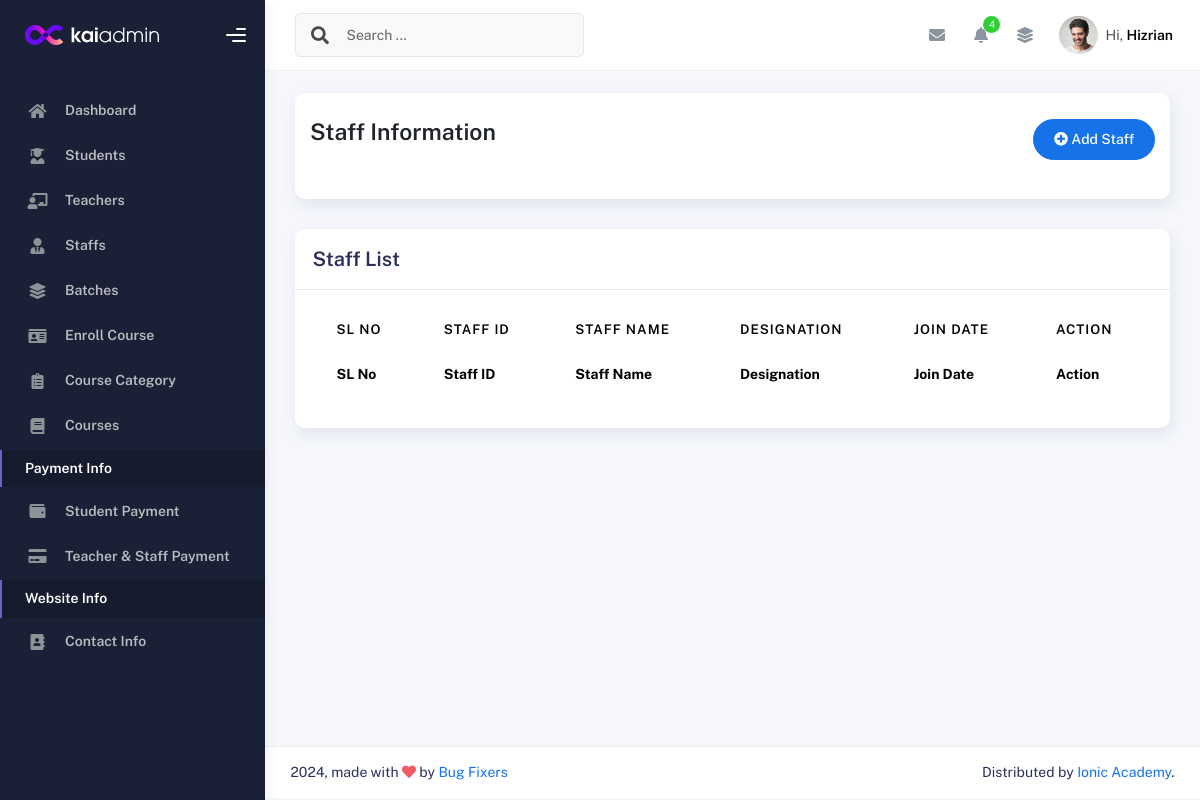
Page /stafflist/ (signed in) on the earlier database version.
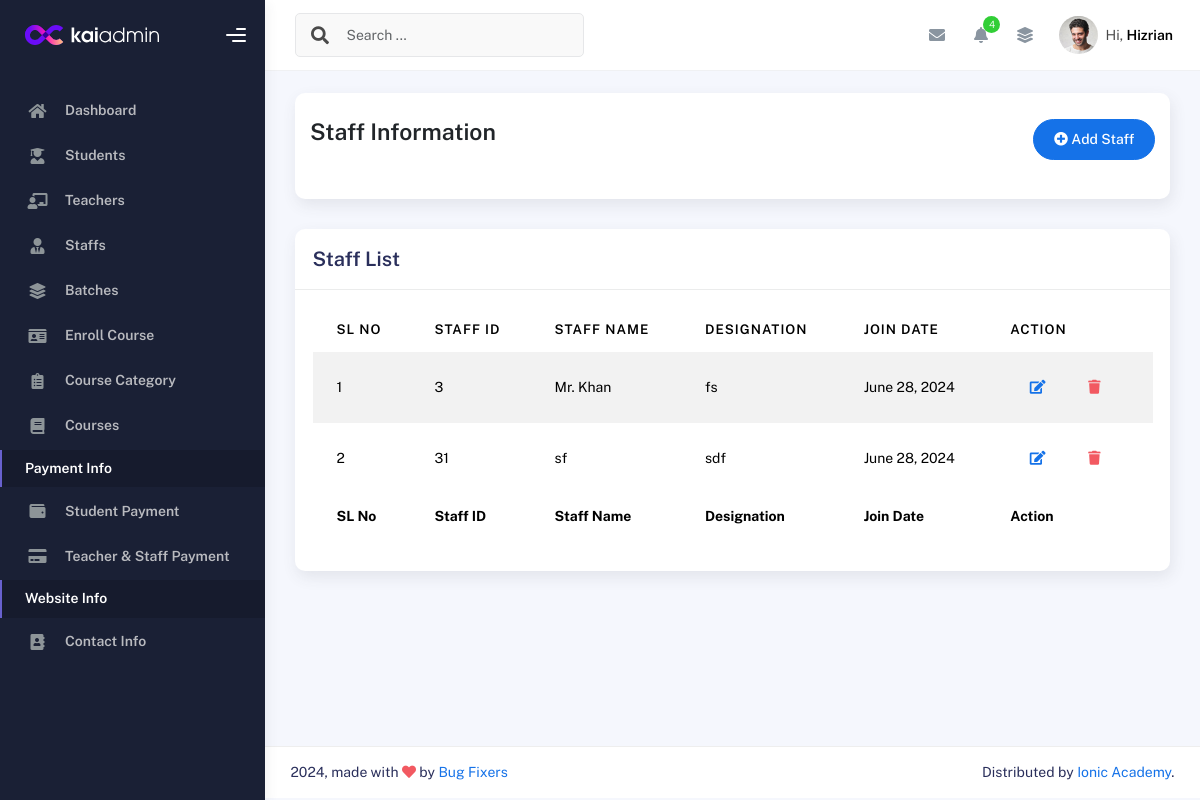
Same page on the later database version.
### IMSapp/models.py (models this page shows)
class StaffModel(models.Model):
    Imsuser=models.OneToOneField(IMSUserModel, on_delete=models.CASCADE,null=True)
    StaffName=models.CharField(max_length=150,null=True)
    EmployID=models.CharField(max_length=150,null=True)
    StaffDesignation=models.CharField(max_length=150,null=True)
    JoinDate = models.DateField(auto_now_add=True,null=True)
    StaffPhoto=models.ImageField(upload_to='media/staffphoto',null=True)

### IMSapp/staffviews.py (the view)
# urls.py: path('stafflist/',stafflist,name="stafflist"),
@login_required
def stafflist(request):
    staffdata = StaffModel.objects.all()
    staffdata={
        'staffdata':staffdata
    }
    return render(request,'staff/stafflist.html',staffdata)

### IMSapp/templates/staff/stafflist.html (shortened to what this page needs)
{% extends "profilemaster/master.html" %}
{% block content %}
<div class="col-sm-12 col-md-12">
    <div class="card card-stats card-round">
        <div class="card-body">
            <div class="d-flex align-items-left align-items-md-center flex-column flex-md-row pt-2 pb-4">
                <div>
                    <h3 class="fw-bold mb-3">Staff Information</h3>
                </div>
                <div class="ms-md-auto py-2 py-md-0">
                    <a href="{% url 'addstaff' %}" class="btn btn-primary btn-round"><i class="fas fa-plus-circle"></i> Add Staff</a>
                </div>
            </div>
        </div>
    </div>
</div>
<div class="col-md-12">
    <div class="card">
      <div class="card-header">
        <h4 class="card-title">Staff List</h4>
      </div>
      <div class="card-body">
        <div class="table-responsive">
          <table id="basic-datatables" class="display table table-striped table-hover">
            <thead>
              <tr>
                <th>SL No</th>
                <th>Staff ID</th>
                <th>Staff Name</th>
                <th>Designation</th>
                <th>Join Date</th>
                <th>Action</th>
              </tr>
            </thead>
            <tfoot>
              <tr>
                <th>SL No</th>
                <th>Staff ID</th>
                <th>Staff Name</th>
                <th>Designation</th>
                <th>Join Date</th>
                <th>Action</th>
              </tr>
            </tfoot>
            <tbody>
              {% for i in staffdata %}
              <tr>
                <td>{{forloop.counter}}</td>
                <td>{{i.EmployID}}</td>
                <td>{{i.StaffName}}</td>
                <td>{{i.StaffDesignation}}</td>
                <td>{{i.JoinDate}}</td>
                <td>
                  <a href="{% url 'editstaff' i.id %}" class="btn btn-link btn-primary btn-md">
                    <i class="fa fa-edit"></i>
                  </a>
                  <a href="{% url 'deletestaff' i.id %}" class="btn btn-link btn-danger btn-md">
                    <i class="fa fa-trash"></i>
                  </a>
                </td>
              </tr>
              {% endfor %}
            </tbody>
          </table>
        </div>
      </div>
    </div>
  </div>
{% endblock content %}

### IMSapp/templates/profilemaster/master.html (shortened to what this page needs)
{% load static %}
<!DOCTYPE html>
<html lang="en">
<head>
  <link rel="stylesheet" href="{% static 'profileassets/css/bootstrap.min.css' %}" />
  <link rel="stylesheet" href="{% static 'profileassets/css/plugins.min.css' %}" />
  <link rel="stylesheet" href="{% static 'profileassets/css/kaiadmin.min.css' %}" />
  <link rel="stylesheet" href="{% static 'profileassets/css/demo.css' %}" />
</head>
<body>
  <div class="wrapper">
    {% include 'profilemaster/sidebar.html' %}
    <div class="main-panel">
        {% include 'profilemaster/header.html' %}
    <div class="container">
      <div class="page-inner">
        {% block content %}
        {% endblock content %}
        </div>
      </div>
        {% include 'profilemaster/footer.html' %}
    </div>
  </div>
</body>
</html>

### IMSapp/templates/profilemaster/sidebar.html (shortened to what this page needs)
{% load static %}
<div class="sidebar" data-background-color="dark">
  <div class="sidebar-logo">
    <div class="logo-header" data-background-color="dark">
      <a href="index.html" class="logo">
        <img src="{% static 'profileassets/img/kaiadmin/logo_light.svg' %}" alt="navbar brand" class="navbar-brand"
          height="20" />
      </a>
      <div class="nav-toggle">
        <button class="btn btn-toggle toggle-sidebar">
          <i class="gg-menu-right"></i>
        </button>
      </div>
    </div>
  </div>
  <div class="sidebar-wrapper scrollbar scrollbar-inner">
    <div class="sidebar-content">
      <ul class="nav nav-secondary">
        <li class="nav-item">
          <a href="{% url 'dashboard' %}">
            <i class="fas fa-home"></i>
            <p>Dashboard</p>
          </a>
        </li>
        <li class="nav-item">
          <a href="{% url 'studentList' %}">
            <i class="fas fa-user-graduate"></i>
            <p>Students</p>
          </a>
        </li>
        <li class="nav-item">
          <a href="{% url 'teacherlist' %}">
            <i class="fas fa-chalkboard-teacher"></i>
            <p>Teachers</p>
          </a>
        </li>
        <li class="nav-item">
          <a href="{% url 'stafflist' %}">
            <i class="fas fa-user-tie"></i>
            <p>Staffs</p>
          </a>
        </li>
        <li class="nav-item {% if path == '/batchlist/' %}active{% endif %}">
          <a href="{% url 'batchlist' %}">
            <i class="fas fa-layer-group"></i>
            <p>Batches</p>
          </a>
        </li>
        <li class="nav-item">
          <a href="{% url 'enrollcourselist' %}">
            <i class="fas fa-id-card"></i>
            <p>Enroll Course</p>
          </a>
        </li>
        <li class="nav-item">
          <a href="{% url 'categorylist' %}" >
            <i class="fas fa-clipboard-list"></i>
            <p>Course Category</p>
          </a>
        </li>
        <li class="nav-item">
          <a href="{% url 'courselist' %}" >
            <i class="fas fa-book"></i>
            <p>Courses</p>
          </a>
        </li>
        <li class="nav-item active">
          <a>
            <p>Payment Info</p>
          </a>
        </li>
        <li class="nav-item">
          <a data-bs-toggle="collapse" href="" class="collapsed" aria-expanded="false">
            <i class="fas fa-wallet"></i>
            <p>Student Payment</p>
          </a>
        </li>
        <li class="nav-item">
          <a data-bs-toggle="collapse" href="" class="collapsed" aria-expanded="false">
            <i class="fas fa-credit-card"></i>
            <p>Teacher & Staff Payment</p>
          </a>
        </li>
        <li class="nav-item active">
          <a>
            <p>Website Info</p>
          </a>
        </li>
        <li class="nav-item">
          <a href="{% url 'contactlist' %}">
            <i class="fas fa-address-book"></i>
            <p>Contact Info</p>
          </a>
        </li>
      </ul>
    </div>
  </div>
</div>

### IMSapp/templates/profilemaster/header.html (shortened to what this page needs)
{% load static %}
<div class="main-header">
    <nav class="navbar navbar-header navbar-header-transparent navbar-expand-lg border-bottom">
      <div class="container-fluid">
        <nav class="navbar navbar-header-left navbar-expand-lg navbar-form nav-search p-0 d-none d-lg-flex">
          <div class="input-group">
            <div class="input-group-prepend">
              <button type="submit" class="btn btn-search pe-1">
                <i class="fa fa-search search-icon"></i>
              </button>
            </div>
            <input type="text" placeholder="Search ..." class="form-control" />
          </div>
        </nav>
        <ul class="navbar-nav topbar-nav ms-md-auto align-items-center">
          <li class="nav-item topbar-icon dropdown hidden-caret">
            <a class="nav-link dropdown-toggle" href="#" id="messageDropdown" role="button"
              data-bs-toggle="dropdown" aria-haspopup="true" aria-expanded="false">
              <i class="fa fa-envelope"></i>
            </a>
          </li>
          <li class="nav-item topbar-icon dropdown hidden-caret">
            <a class="nav-link dropdown-toggle" href="#" id="notifDropdown" role="button" data-bs-toggle="dropdown"
              aria-haspopup="true" aria-expanded="false">
              <i class="fa fa-bell"></i>
              <span class="notification">4</span>
            </a>
          </li>
          <li class="nav-item topbar-icon dropdown hidden-caret">
            <a class="nav-link" data-bs-toggle="dropdown" href="#" aria-expanded="false">
              <i class="fas fa-layer-group"></i>
            </a>
          </li>
          <li class="nav-item topbar-user dropdown hidden-caret">
            <a class="dropdown-toggle profile-pic" data-bs-toggle="dropdown" href="#" aria-expanded="false">
              <div class="avatar-sm">
                <img src="{% static 'profileassets/img/profile.jpg' %}" alt="..." class="avatar-img rounded-circle" />
              </div>
              <span class="profile-username">
                <span class="op-7">Hi,</span>
                <span class="fw-bold">Hizrian</span>
              </span>
            </a>
          </li>
        </ul>
      </div>
    </nav>
  </div>

### IMSapp/templates/profilemaster/footer.html
<footer class="footer">
    <div class="container-fluid d-flex justify-content-between">
      <div class="copyright">
        2024, made with <i class="fa fa-heart heart text-danger"></i> by
        <a href="">Bug Fixers</a>
      </div>
      <div>
        Distributed by
        <a target="_blank" href="">Ionic Academy</a>.
      </div>
    </div>
  </footer>

Differences in the rows shown:
added StaffModel: EmployID "3", StaffName "Mr. Khan", StaffDesignation "fs", JoinDate "June 28, 2024"
added StaffModel: EmployID "31", StaffName "sf", StaffDesignation "sdf", JoinDate "June 28, 2024"
